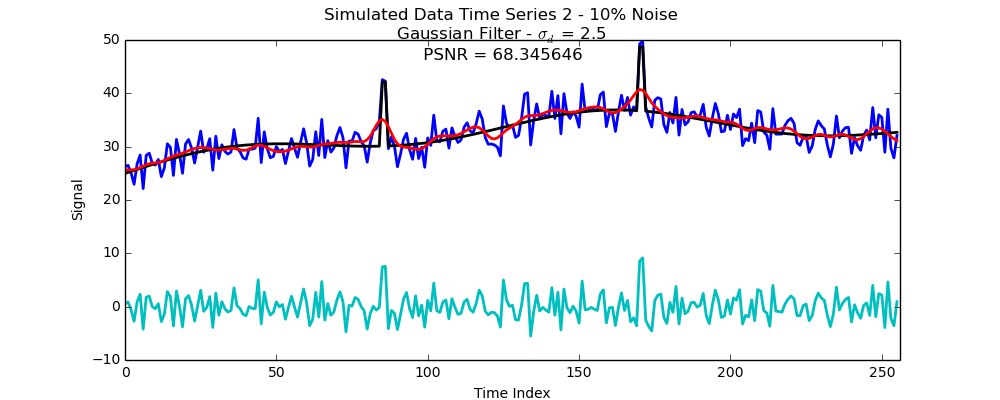

This figure's Python source:
import numpy as np
import random as rnd

# -------- Generate Synthetic Signal --------

def buildsignal(pernoise):

    DataLen = 256
    TrueData = np.zeros(DataLen)
    Data = np.zeros(DataLen)

    # ---- Set Parameters ----

    mu = 25.0
    amp1 = 10.0
    amp2 = 2.0
    per1 = 712.0
    per2 = 128.0
    jump = 12.0

    noisesig = (amp1 + amp2 + jump)*pernoise/100

    # ---- Build Signals ----

    for i in range(DataLen/3, DataLen/3+DataLen/100):
        TrueData[i] += jump
        Data[i] += jump

    for i in range(2*DataLen/3, 2*DataLen/3+DataLen/100):
        TrueData[i] += jump
        Data[i] += jump

    for i in range(DataLen):
        TrueData[i] += mu + amp1*np.sin(i*2*np.pi/per1) + amp2*np.sin(i*2*np.pi/per2)
        Data[i] += mu + amp1*np.sin(i*2*np.pi/per1) + amp2*np.sin(i*2*np.pi/per2) + rnd.gauss(0, noisesig)

    return TrueData, Data


# -------- Gaussian Filter --------

# Define Gaussian Function

def gaussian(x, sigma):
    return 1/(np.sqrt(2*np.pi)*sigma)*np.exp(-np.power(x, 2.)/(2*np.power(sigma, 2.)))


def GaussianFilter(Data, sigma):

    # ---- Set up Gaussian Filter ----
    DataLen = len(Data)

    # Build Gaussian Filter
    filtersize = 2*int(5*sigma) + 1
    filtersize = min(filtersize, DataLen - 1) # prevent overrun

    offset = (filtersize - 1)/2

    Filter = np.linspace(-offset, offset, filtersize)
    Filter = gaussian(Filter, sigma)
    Filter = Filter/np.sum(Filter) # Normalize


    # ---- Filter the Data ----

    # Set Up Output
    GaussianFilterData = np.array(np.zeros(DataLen))

    # Left Hand Side
    for i in range(0, offset):
        GaussianFilterData[i] = np.dot(Data[0 : i + offset + 1], Filter[offset - i : filtersize]/np.sum(Filter[offset - i : filtersize]))

    # Middle
    for i in range(offset, DataLen - offset):
        GaussianFilterData[i] = np.dot(Data[i - offset : i + offset + 1], Filter)

    # Right Hand Side
    for i in range(DataLen - offset, DataLen):
        GaussianFilterData[i] = np.dot(Data[i - offset : DataLen], Filter[0 : filtersize - offset - i + DataLen - 1]/np.sum(Filter[0 : filtersize - offset - i + DataLen - 1]))

    return GaussianFilterData


# ---- Calculate PSNR ----

def psnr(SmoothedData, TrueData):
    mse = np.average((SmoothedData - TrueData)**2)
    psnr = 20*np.log(np.max(SmoothedData)) - 10*np.log(mse)

    return psnr


# ---- Plot Results ----

TrueData, Data = buildsignal(10)
SmoothedData = GaussianFilter(Data, 2.5)
DataLen = len(Data)

# Plotting results
import matplotlib as matplotlib
import matplotlib.pyplot as plt

fig = plt.gcf()

psnrval = psnr(SmoothedData, TrueData)

fig.suptitle('Simulated Data Time Series 2 - 10%% Noise \n Gaussian Filter - $\sigma_d$ = 2.5 \n PSNR = %f' %psnrval,  fontsize = 12)
fig.set_size_inches(10, 4)
matplotlib.rcParams.update({'font.size': 10})

plt.xlabel('Time Index')
plt.ylabel('Signal')

plt.plot(range(DataLen), Data, 'b', lw = 2)
plt.plot(range(DataLen), TrueData, 'k', lw = 2)
plt.plot(range(DataLen), SmoothedData, 'r', lw = 2)
plt.plot(range(DataLen), Data - SmoothedData, 'c', lw = 2)
plt.xlim(0, DataLen)

fig.savefig('GaussianSignal2Best.png')
plt.show()
